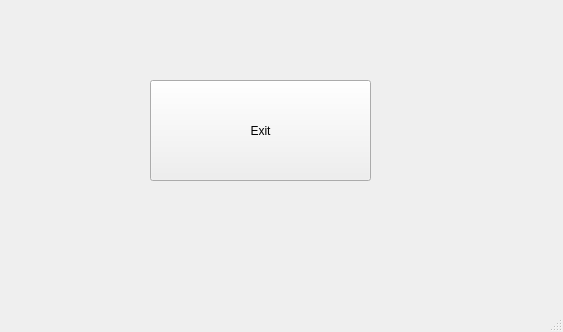
<?xml version="1.0" encoding="UTF-8"?>
<ui version="4.0">
 <class>MainWindow</class>
 <widget class="QMainWindow" name="MainWindow">
  <property name="geometry">
   <rect>
    <x>0</x>
    <y>0</y>
    <width>563</width>
    <height>332</height>
   </rect>
  </property>
  <property name="windowTitle">
   <string>MainWindow</string>
  </property>
  <widget class="QWidget" name="centralwidget">
   <widget class="QPushButton" name="btnExit">
    <property name="geometry">
     <rect>
      <x>150</x>
      <y>80</y>
      <width>221</width>
      <height>101</height>
     </rect>
    </property>
    <property name="text">
     <string>Exit</string>
    </property>
   </widget>
  </widget>
  <widget class="QMenuBar" name="menubar">
   <property name="geometry">
    <rect>
     <x>0</x>
     <y>0</y>
     <width>563</width>
     <height>21</height>
    </rect>
   </property>
  </widget>
  <widget class="QStatusBar" name="statusbar"/>
 </widget>
 <resources/>
 <connections/>
</ui>
